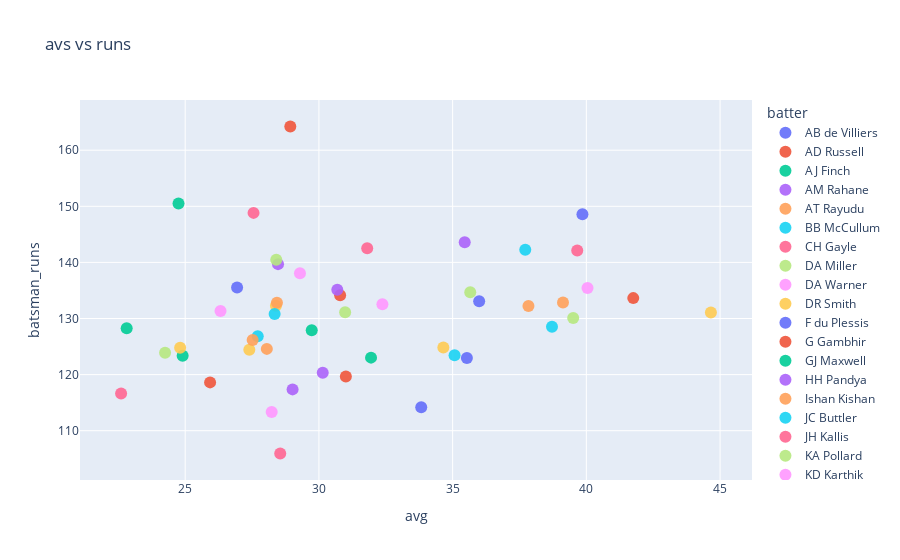

Notebook code cell kept with this figure:
### Code cell
fig = px.scatter(
    data_frame=sr,
    x="avg",
    y="batsman_runs",
    title="avs vs runs",
    color="batter", 
)


fig.update_traces(
    marker=dict(
        size=12,
        symbol='circle',
        opacity=0.9
    )
)

fig.show()

### Figure 1 — Plotly figure (JSON) as saved in the notebook; plotly's stock layout.template omitted (floating-point values rounded to 4 significant figures)
{"data": [{"hovertemplate": "batter=AB de Villiers<br>avg=%{x}<br>batsman_runs=%{y}<extra></extra>", "legendgroup": "AB de Villiers", "marker": {"color": "#636efa", "opacity": 0.9, "size": 12, "symbol": "circle"}, "mode": "markers", "name": "AB de Villiers", "orientation": "v", "showlegend": true, "type": "scatter", "x": [39.85], "xaxis": "x", "y": [148.6], "yaxis": "y"}, {"hovertemplate": "batter=AD Russell<br>avg=%{x}<br>batsman_runs=%{y}<extra></extra>", "legendgroup": "AD Russell", "marker": {"color": "#EF553B", "opacity": 0.9, "size": 12, "symbol": "circle"}, "mode": "markers", "name": "AD Russell", "orientation": "v", "showlegend": true, "type": "scatter", "x": [28.93], "xaxis": "x", "y": [164.2], "yaxis": "y"}, {"hovertemplate": "batter=AJ Finch<br>avg=%{x}<br>batsman_runs=%{y}<extra></extra>", "legendgroup": "AJ Finch", "marker": {"color": "#00cc96", "opacity": 0.9, "size": 12, "symbol": "circle"}, "mode": "markers", "name": "AJ Finch", "orientation": "v", "showlegend": true, "type": "scatter", "x": [24.9], "xaxis": "x", "y": [123.3], "yaxis": "y"}, {"hovertemplate": "batter=AM Rahane<br>avg=%{x}<br>batsman_runs=%{y}<extra></extra>", "legendgroup": "AM Rahane", "marker": {"color": "#ab63fa", "opacity": 0.9, "size": 12, "symbol": "circle"}, "mode": "markers", "name": "AM Rahane", "orientation": "v", "showlegend": true, "type": "scatter", "x": [30.14], "xaxis": "x", "y": [120.3], "yaxis": "y"}, {"hovertemplate": "batter=AT Rayudu<br>avg=%{x}<br>batsman_runs=%{y}<extra></extra>", "legendgroup": "AT Rayudu", "marker": {"color": "#FFA15A", "opacity": 0.9, "size": 12, "symbol": "circle"}, "mode": "markers", "name": "AT Rayudu", "orientation": "v", "showlegend": true, "type": "scatter", "x": [28.05], "xaxis": "x", "y": [124.6], "yaxis": "y"}, {"hovertemplate": "batter=BB McCullum<br>avg=%{x}<br>batsman_runs=%{y}<extra></extra>", "legendgroup": "BB McCullum", "marker": {"color": "#19d3f3", "opacity": 0.9, "size": 12, "symbol": "circle"}, "mode": "markers", "name": "BB McCullum", "orientation": "v", "showlegend": true, "type": "scatter", "x": [27.71], "xaxis": "x", "y": [126.8], "yaxis": "y"}, {"hovertemplate": "batter=CH Gayle<br>avg=%{x}<br>batsman_runs=%{y}<extra></extra>", "legendgroup": "CH Gayle", "marker": {"color": "#FF6692", "opacity": 0.9, "size": 12, "symbol": "circle"}, "mode": "markers", "name": "CH Gayle", "orientation": "v", "showlegend": true, "type": "scatter", "x": [39.66], "xaxis": "x", "y": [142.1], "yaxis": "y"}, {"hovertemplate": "batter=DA Miller<br>avg=%{x}<br>batsman_runs=%{y}<extra></extra>", "legendgroup": "DA Miller", "marker": {"color": "#B6E880", "opacity": 0.9, "size": 12, "symbol": "circle"}, "mode": "markers", "name": "DA Miller", "orientation": "v", "showlegend": true, "type": "scatter", "x": [35.66], "xaxis": "x", "y": [134.7], "yaxis": "y"}, {"hovertemplate": "batter=DA Warner<br>avg=%{x}<br>batsman_runs=%{y}<extra></extra>", "legendgroup": "DA Warner", "marker": {"color": "#FF97FF", "opacity": 0.9, "size": 12, "symbol": "circle"}, "mode": "markers", "name": "DA Warner", "orientation": "v", "showlegend": true, "type": "scatter", "x": [40.04], "xaxis": "x", "y": [135.4], "yaxis": "y"}, {"hovertemplate": "batter=DR Smith<br>avg=%{x}<br>batsman_runs=%{y}<extra></extra>", "legendgroup": "DR Smith", "marker": {"color": "#FECB52", "opacity": 0.9, "size": 12, "symbol": "circle"}, "mode": "markers", "name": "DR Smith", "orientation": "v", "showlegend": true, "type": "scatter", "x": [28.39], "xaxis": "x", "y": [132.3], "yaxis": "y"}, {"hovertemplate": "batter=F du Plessis<br>avg=%{x}<br>batsman_runs=%{y}<extra></extra>", "legendgroup": "F du Plessis", "marker": {"color": "#636efa", "opacity": 0.9, "size": 12, "symbol": "circle"}, "mode": "markers", "name": "F du Plessis", "orientation": "v", "showlegend": true, "type": "scatter", "x": [35.99], "xaxis": "x", "y": [133.1], "yaxis": "y"}, {"hovertemplate": "batter=G Gambhir<br>avg=%{x}<br>batsman_runs=%{y}<extra></extra>", "legendgroup": "G Gambhir", "marker": {"color": "#EF553B", "opacity": 0.9, "size": 12, "symbol": "circle"}, "mode": "markers", "name": "G Gambhir", "orientation": "v", "showlegend": true, "type": "scatter", "x": [31.01], "xaxis": "x", "y": [119.7], "yaxis": "y"}, {"hovertemplate": "batter=GJ Maxwell<br>avg=%{x}<br>batsman_runs=%{y}<extra></extra>", "legendgroup": "GJ Maxwell", "marker": {"color": "#00cc96", "opacity": 0.9, "size": 12, "symbol": "circle"}, "mode": "markers", "name": "GJ Maxwell", "orientation": "v", "showlegend": true, "type": "scatter", "x": [24.75], "xaxis": "x", "y": [150.5], "yaxis": "y"}, {"hovertemplate": "batter=HH Pandya<br>avg=%{x}<br>batsman_runs=%{y}<extra></extra>", "legendgroup": "HH Pandya", "marker": {"color": "#ab63fa", "opacity": 0.9, "size": 12, "symbol": "circle"}, "mode": "markers", "name": "HH Pandya", "orientation": "v", "showlegend": true, "type": "scatter", "x": [28.47], "xaxis": "x", "y": [139.7], "yaxis": "y"}, {"hovertemplate": "batter=Ishan Kishan<br>avg=%{x}<br>batsman_runs=%{y}<extra></extra>", "legendgroup": "Ishan Kishan", "marker": {"color": "#FFA15A", "opacity": 0.9, "size": 12, "symbol": "circle"}, "mode": "markers", "name": "Ishan Kishan", "orientation": "v", "showlegend": true, "type": "scatter", "x": [28.43], "xaxis": "x", "y": [132.8], "yaxis": "y"}, {"hovertemplate": "batter=JC Buttler<br>avg=%{x}<br>batsman_runs=%{y}<extra></extra>", "legendgroup": "JC Buttler", "marker": {"color": "#19d3f3", "opacity": 0.9, "size": 12, "symbol": "circle"}, "mode": "markers", "name": "JC Buttler", "orientation": "v", "showlegend": true, "type": "scatter", "x": [37.72], "xaxis": "x", "y": [142.2], "yaxis": "y"}, {"hovertemplate": "batter=JH Kallis<br>avg=%{x}<br>batsman_runs=%{y}<extra></extra>", "legendgroup": "JH Kallis", "marker": {"color": "#FF6692", "opacity": 0.9, "size": 12, "symbol": "circle"}, "mode": "markers", "name": "JH Kallis", "orientation": "v", "showlegend": true, "type": "scatter", "x": [28.55], "xaxis": "x", "y": [105.9], "yaxis": "y"}, {"hovertemplate": "batter=KA Pollard<br>avg=%{x}<br>batsman_runs=%{y}<extra></extra>", "legendgroup": "KA Pollard", "marker": {"color": "#B6E880", "opacity": 0.9, "size": 12, "symbol": "circle"}, "mode": "markers", "name": "KA Pollard", "orientation": "v", "showlegend": true, "type": "scatter", "x": [28.4], "xaxis": "x", "y": [140.5], "yaxis": "y"}, {"hovertemplate": "batter=KD Karthik<br>avg=%{x}<br>batsman_runs=%{y}<extra></extra>", "legendgroup": "KD Karthik", "marker": {"color": "#FF97FF", "opacity": 0.9, "size": 12, "symbol": "circle"}, "mode": "markers", "name": "KD Karthik", "orientation": "v", "showlegend": true, "type": "scatter", "x": [26.32], "xaxis": "x", "y": [131.4], "yaxis": "y"}, {"hovertemplate": "batter=KL Rahul<br>avg=%{x}<br>batsman_runs=%{y}<extra></extra>", "legendgroup": "KL Rahul", "marker": {"color": "#FECB52", "opacity": 0.9, "size": 12, "symbol": "circle"}, "mode": "markers", "name": "KL Rahul", "orientation": "v", "showlegend": true, "type": "scatter", "x": [44.66], "xaxis": "x", "y": [131.1], "yaxis": "y"}, {"hovertemplate": "batter=KS Williamson<br>avg=%{x}<br>batsman_runs=%{y}<extra></extra>", "legendgroup": "KS Williamson", "marker": {"color": "#636efa", "opacity": 0.9, "size": 12, "symbol": "circle"}, "mode": "markers", "name": "KS Williamson", "orientation": "v", "showlegend": true, "type": "scatter", "x": [35.53], "xaxis": "x", "y": [123.0], "yaxis": "y"}, {"hovertemplate": "batter=M Vijay<br>avg=%{x}<br>batsman_runs=%{y}<extra></extra>", "legendgroup": "M Vijay", "marker": {"color": "#EF553B", "opacity": 0.9, "size": 12, "symbol": "circle"}, "mode": "markers", "name": "M Vijay", "orientation": "v", "showlegend": true, "type": "scatter", "x": [25.93], "xaxis": "x", "y": [118.6], "yaxis": "y"}, {"hovertemplate": "batter=MA Agarwal<br>avg=%{x}<br>batsman_runs=%{y}<extra></extra>", "legendgroup": "MA Agarwal", "marker": {"color": "#00cc96", "opacity": 0.9, "size": 12, "symbol": "circle"}, "mode": "markers", "name": "MA Agarwal", "orientation": "v", "showlegend": true, "type": "scatter", "x": [22.81], "xaxis": "x", "y": [128.3], "yaxis": "y"}, {"hovertemplate": "batter=MK Pandey<br>avg=%{x}<br>batsman_runs=%{y}<extra></extra>", "legendgroup": "MK Pandey", "marker": {"color": "#ab63fa", "opacity": 0.9, "size": 12, "symbol": "circle"}, "mode": "markers", "name": "MK Pandey", "orientation": "v", "showlegend": true, "type": "scatter", "x": [29.02], "xaxis": "x", "y": [117.4], "yaxis": "y"}, {"hovertemplate": "batter=MS Dhoni<br>avg=%{x}<br>batsman_runs=%{y}<extra></extra>", "legendgroup": "MS Dhoni", "marker": {"color": "#FFA15A", "opacity": 0.9, "size": 12, "symbol": "circle"}, "mode": "markers", "name": "MS Dhoni", "orientation": "v", "showlegend": true, "type": "scatter", "x": [39.13], "xaxis": "x", "y": [132.8], "yaxis": "y"}, {"hovertemplate": "batter=N Rana<br>avg=%{x}<br>batsman_runs=%{y}<extra></extra>", "legendgroup": "N Rana", "marker": {"color": "#19d3f3", "opacity": 0.9, "size": 12, "symbol": "circle"}, "mode": "markers", "name": "N Rana", "orientation": "v", "showlegend": true, "type": "scatter", "x": [28.34], "xaxis": "x", "y": [130.8], "yaxis": "y"}, {"hovertemplate": "batter=PA Patel<br>avg=%{x}<br>batsman_runs=%{y}<extra></extra>", "legendgroup": "PA Patel", "marker": {"color": "#FF6692", "opacity": 0.9, "size": 12, "symbol": "circle"}, "mode": "markers", "name": "PA Patel", "orientation": "v", "showlegend": true, "type": "scatter", "x": [22.6], "xaxis": "x", "y": [116.6], "yaxis": "y"}, {"hovertemplate": "batter=Q de Kock<br>avg=%{x}<br>batsman_runs=%{y}<extra></extra>", "legendgroup": "Q de Kock", "marker": {"color": "#B6E880", "opacity": 0.9, "size": 12, "symbol": "circle"}, "mode": "markers", "name": "Q de Kock", "orientation": "v", "showlegend": true, "type": "scatter", "x": [30.98], "xaxis": "x", "y": [131.1], "yaxis": "y"}, {"hovertemplate": "batter=R Dravid<br>avg=%{x}<br>batsman_runs=%{y}<extra></extra>", "legendgroup": "R Dravid", "marker": {"color": "#FF97FF", "opacity": 0.9, "size": 12, "symbol": "circle"}, "mode": "markers", "name": "R Dravid", "orientation": "v", "showlegend": true, "type": "scatter", "x": [28.23], "xaxis": "x", "y": [113.3], "yaxis": "y"}, {"hovertemplate": "batter=RA Jadeja<br>avg=%{x}<br>batsman_runs=%{y}<extra></extra>", "legendgroup": "RA Jadeja", "marker": {"color": "#FECB52", "opacity": 0.9, "size": 12, "symbol": "circle"}, "mode": "markers", "name": "RA Jadeja", "orientation": "v", "showlegend": true, "type": "scatter", "x": [27.4], "xaxis": "x", "y": [124.4], "yaxis": "y"}, {"hovertemplate": "batter=RA Tripathi<br>avg=%{x}<br>batsman_runs=%{y}<extra></extra>", "legendgroup": "RA Tripathi", "marker": {"color": "#636efa", "opacity": 0.9, "size": 12, "symbol": "circle"}, "mode": "markers", "name": "RA Tripathi", "orientation": "v", "showlegend": true, "type": "scatter", "x": [26.94], "xaxis": "x", "y": [135.5], "yaxis": "y"}, {"hovertemplate": "batter=RD Gaikwad<br>avg=%{x}<br>batsman_runs=%{y}<extra></extra>", "legendgroup": "RD Gaikwad", "marker": {"color": "#EF553B", "opacity": 0.9, "size": 12, "symbol": "circle"}, "mode": "markers", "name": "RD Gaikwad", "orientation": "v", "showlegend": true, "type": "scatter", "x": [41.75], "xaxis": "x", "y": [133.6], "yaxis": "y"}, {"hovertemplate": "batter=RG Sharma<br>avg=%{x}<br>batsman_runs=%{y}<extra></extra>", "legendgroup": "RG Sharma", "marker": {"color": "#00cc96", "opacity": 0.9, "size": 12, "symbol": "circle"}, "mode": "markers", "name": "RG Sharma", "orientation": "v", "showlegend": true, "type": "scatter", "x": [29.73], "xaxis": "x", "y": [127.9], "yaxis": "y"}, {"hovertemplate": "batter=RR Pant<br>avg=%{x}<br>batsman_runs=%{y}<extra></extra>", "legendgroup": "RR Pant", "marker": {"color": "#ab63fa", "opacity": 0.9, "size": 12, "symbol": "circle"}, "mode": "markers", "name": "RR Pant", "orientation": "v", "showlegend": true, "type": "scatter", "x": [35.45], "xaxis": "x", "y": [143.6], "yaxis": "y"}, {"hovertemplate": "batter=RV Uthappa<br>avg=%{x}<br>batsman_runs=%{y}<extra></extra>", "legendgroup": "RV Uthappa", "marker": {"color": "#FFA15A", "opacity": 0.9, "size": 12, "symbol": "circle"}, "mode": "markers", "name": "RV Uthappa", "orientation": "v", "showlegend": true, "type": "scatter", "x": [27.52], "xaxis": "x", "y": [126.2], "yaxis": "y"}, {"hovertemplate": "batter=S Dhawan<br>avg=%{x}<br>batsman_runs=%{y}<extra></extra>", "legendgroup": "S Dhawan", "marker": {"color": "#19d3f3", "opacity": 0.9, "size": 12, "symbol": "circle"}, "mode": "markers", "name": "S Dhawan", "orientation": "v", "showlegend": true, "type": "scatter", "x": [35.07], "xaxis": "x", "y": [123.5], "yaxis": "y"}, {"hovertemplate": "batter=SA Yadav<br>avg=%{x}<br>batsman_runs=%{y}<extra></extra>", "legendgroup": "SA Yadav", "marker": {"color": "#FF6692", "opacity": 0.9, "size": 12, "symbol": "circle"}, "mode": "markers", "name": "SA Yadav", "orientation": "v", "showlegend": true, "type": "scatter", "x": [31.81], "xaxis": "x", "y": [142.5], "yaxis": "y"}, {"hovertemplate": "batter=SE Marsh<br>avg=%{x}<br>batsman_runs=%{y}<extra></extra>", "legendgroup": "SE Marsh", "marker": {"color": "#B6E880", "opacity": 0.9, "size": 12, "symbol": "circle"}, "mode": "markers", "name": "SE Marsh", "orientation": "v", "showlegend": true, "type": "scatter", "x": [39.51], "xaxis": "x", "y": [130.1], "yaxis": "y"}, {"hovertemplate": "batter=SK Raina<br>avg=%{x}<br>batsman_runs=%{y}<extra></extra>", "legendgroup": "SK Raina", "marker": {"color": "#FF97FF", "opacity": 0.9, "size": 12, "symbol": "circle"}, "mode": "markers", "name": "SK Raina", "orientation": "v", "showlegend": true, "type": "scatter", "x": [32.37], "xaxis": "x", "y": [132.5], "yaxis": "y"}, {"hovertemplate": "batter=SPD Smith<br>avg=%{x}<br>batsman_runs=%{y}<extra></extra>", "legendgroup": "SPD Smith", "marker": {"color": "#FECB52", "opacity": 0.9, "size": 12, "symbol": "circle"}, "mode": "markers", "name": "SPD Smith", "orientation": "v", "showlegend": true, "type": "scatter", "x": [34.65], "xaxis": "x", "y": [124.8], "yaxis": "y"}, {"hovertemplate": "batter=SR Tendulkar<br>avg=%{x}<br>batsman_runs=%{y}<extra></extra>", "legendgroup": "SR Tendulkar", "marker": {"color": "#636efa", "opacity": 0.9, "size": 12, "symbol": "circle"}, "mode": "markers", "name": "SR Tendulkar", "orientation": "v", "showlegend": true, "type": "scatter", "x": [33.83], "xaxis": "x", "y": [114.2], "yaxis": "y"}, {"hovertemplate": "batter=SR Watson<br>avg=%{x}<br>batsman_runs=%{y}<extra></extra>", "legendgroup": "SR Watson", "marker": {"color": "#EF553B", "opacity": 0.9, "size": 12, "symbol": "circle"}, "mode": "markers", "name": "SR Watson", "orientation": "v", "showlegend": true, "type": "scatter", "x": [30.79], "xaxis": "x", "y": [134.2], "yaxis": "y"}, {"hovertemplate": "batter=SS Iyer<br>avg=%{x}<br>batsman_runs=%{y}<extra></extra>", "legendgroup": "SS Iyer", "marker": {"color": "#00cc96", "opacity": 0.9, "size": 12, "symbol": "circle"}, "mode": "markers", "name": "SS Iyer", "orientation": "v", "showlegend": true, "type": "scatter", "x": [31.95], "xaxis": "x", "y": [123.0], "yaxis": "y"}, {"hovertemplate": "batter=SV Samson<br>avg=%{x}<br>batsman_runs=%{y}<extra></extra>", "legendgroup": "SV Samson", "marker": {"color": "#ab63fa", "opacity": 0.9, "size": 12, "symbol": "circle"}, "mode": "markers", "name": "SV Samson", "orientation": "v", "showlegend": true, "type": "scatter", "x": [30.69], "xaxis": "x", "y": [135.1], "yaxis": "y"}, {"hovertemplate": "batter=Shubman Gill<br>avg=%{x}<br>batsman_runs=%{y}<extra></extra>", "legendgroup": "Shubman Gill", "marker": {"color": "#FFA15A", "opacity": 0.9, "size": 12, "symbol": "circle"}, "mode": "markers", "name": "Shubman Gill", "orientation": "v", "showlegend": true, "type": "scatter", "x": [37.84], "xaxis": "x", "y": [132.2], "yaxis": "y"}, {"hovertemplate": "batter=V Kohli<br>avg=%{x}<br>batsman_runs=%{y}<extra></extra>", "legendgroup": "V Kohli", "marker": {"color": "#19d3f3", "opacity": 0.9, "size": 12, "symbol": "circle"}, "mode": "markers", "name": "V Kohli", "orientation": "v", "showlegend": true, "type": "scatter", "x": [38.71], "xaxis": "x", "y": [128.5], "yaxis": "y"}, {"hovertemplate": "batter=V Sehwag<br>avg=%{x}<br>batsman_runs=%{y}<extra></extra>", "legendgroup": "V Sehwag", "marker": {"color": "#FF6692", "opacity": 0.9, "size": 12, "symbol": "circle"}, "mode": "markers", "name": "V Sehwag", "orientation": "v", "showlegend": true, "type": "scatter", "x": [27.56], "xaxis": "x", "y": [148.8], "yaxis": "y"}, {"hovertemplate": "batter=WP Saha<br>avg=%{x}<br>batsman_runs=%{y}<extra></extra>", "legendgroup": "WP Saha", "marker": {"color": "#B6E880", "opacity": 0.9, "size": 12, "symbol": "circle"}, "mode": "markers", "name": "WP Saha", "orientation": "v", "showlegend": true, "type": "scatter", "x": [24.25], "xaxis": "x", "y": [123.9], "yaxis": "y"}, {"hovertemplate": "batter=YK Pathan<br>avg=%{x}<br>batsman_runs=%{y}<extra></extra>", "legendgroup": "YK Pathan", "marker": {"color": "#FF97FF", "opacity": 0.9, "size": 12, "symbol": "circle"}, "mode": "markers", "name": "YK Pathan", "orientation": "v", "showlegend": true, "type": "scatter", "x": [29.29], "xaxis": "x", "y": [138.0], "yaxis": "y"}, {"hovertemplate": "batter=Yuvraj Singh<br>avg=%{x}<br>batsman_runs=%{y}<extra></extra>", "legendgroup": "Yuvraj Singh", "marker": {"color": "#FECB52", "opacity": 0.9, "size": 12, "symbol": "circle"}, "mode": "markers", "name": "Yuvraj Singh", "orientation": "v", "showlegend": true, "type": "scatter", "x": [24.81], "xaxis": "x", "y": [124.8], "yaxis": "y"}], "layout": {"legend": {"title": {"text": "batter"}, "tracegroupgap": 0}, "title": {"text": "avs vs runs"}, "xaxis": {"anchor": "y", "domain": [0, 1], "title": {"text": "avg"}}, "yaxis": {"anchor": "x", "domain": [0, 1], "title": {"text": "batsman_runs"}}}}
